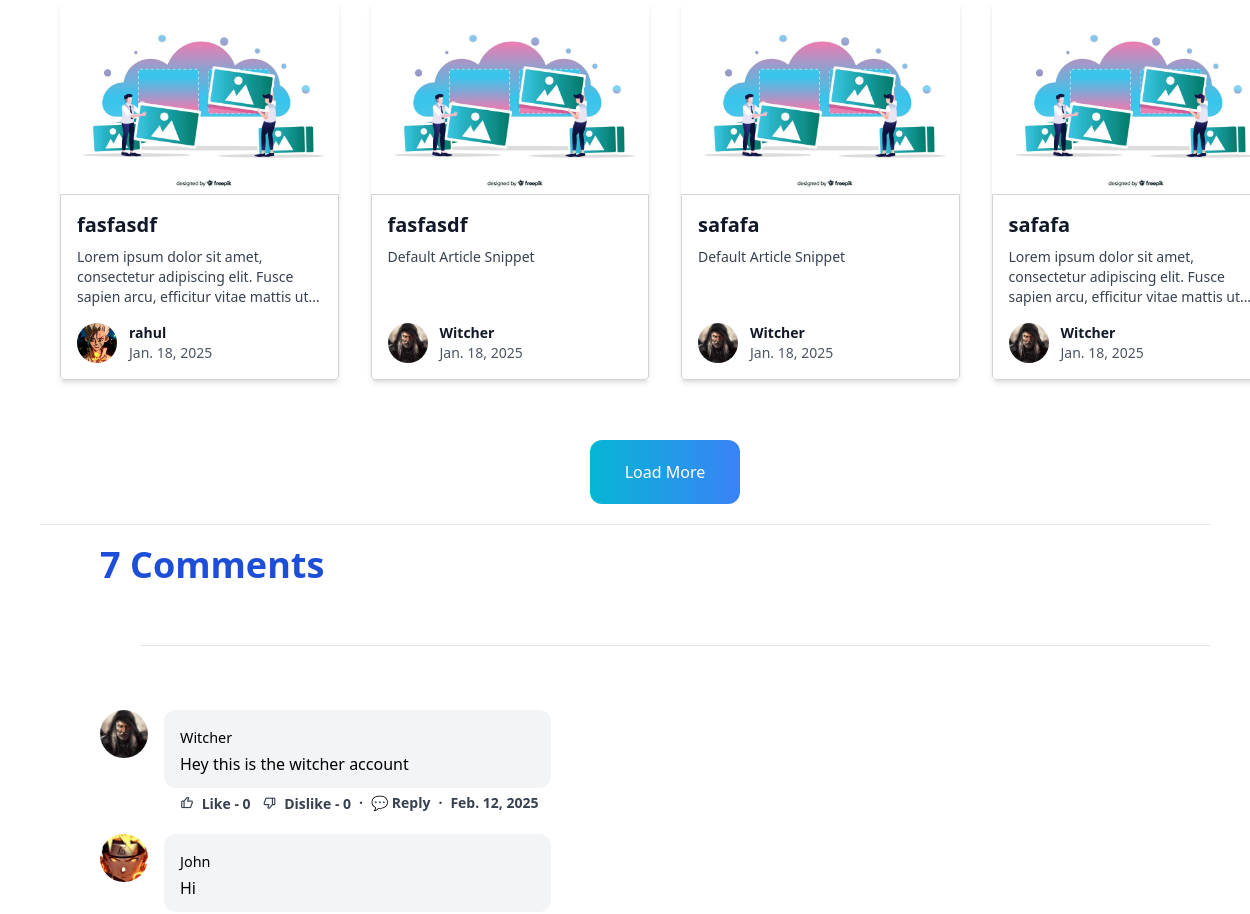
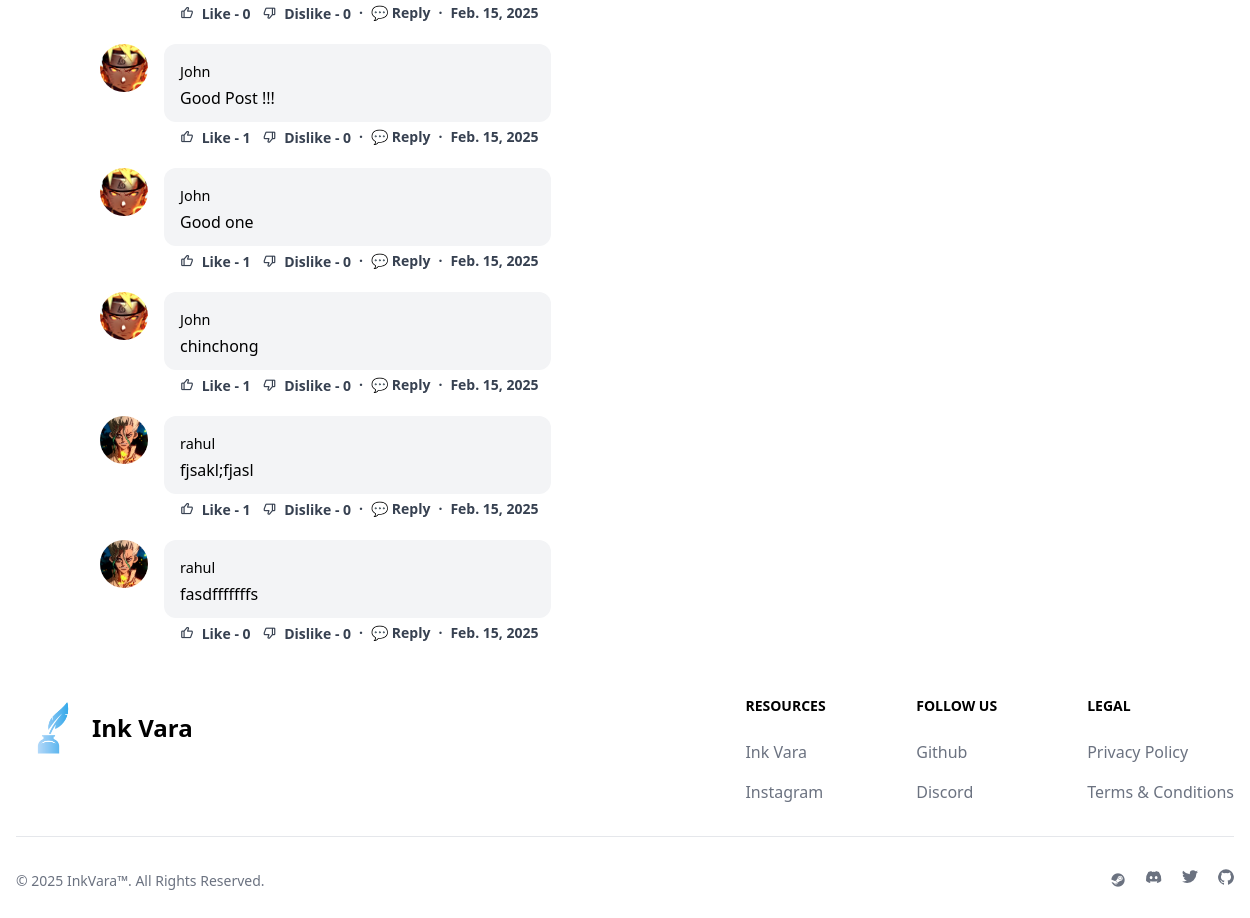
The app's page /blogarea/article/5/ (lower part), older data (2 pictures, top to bottom).
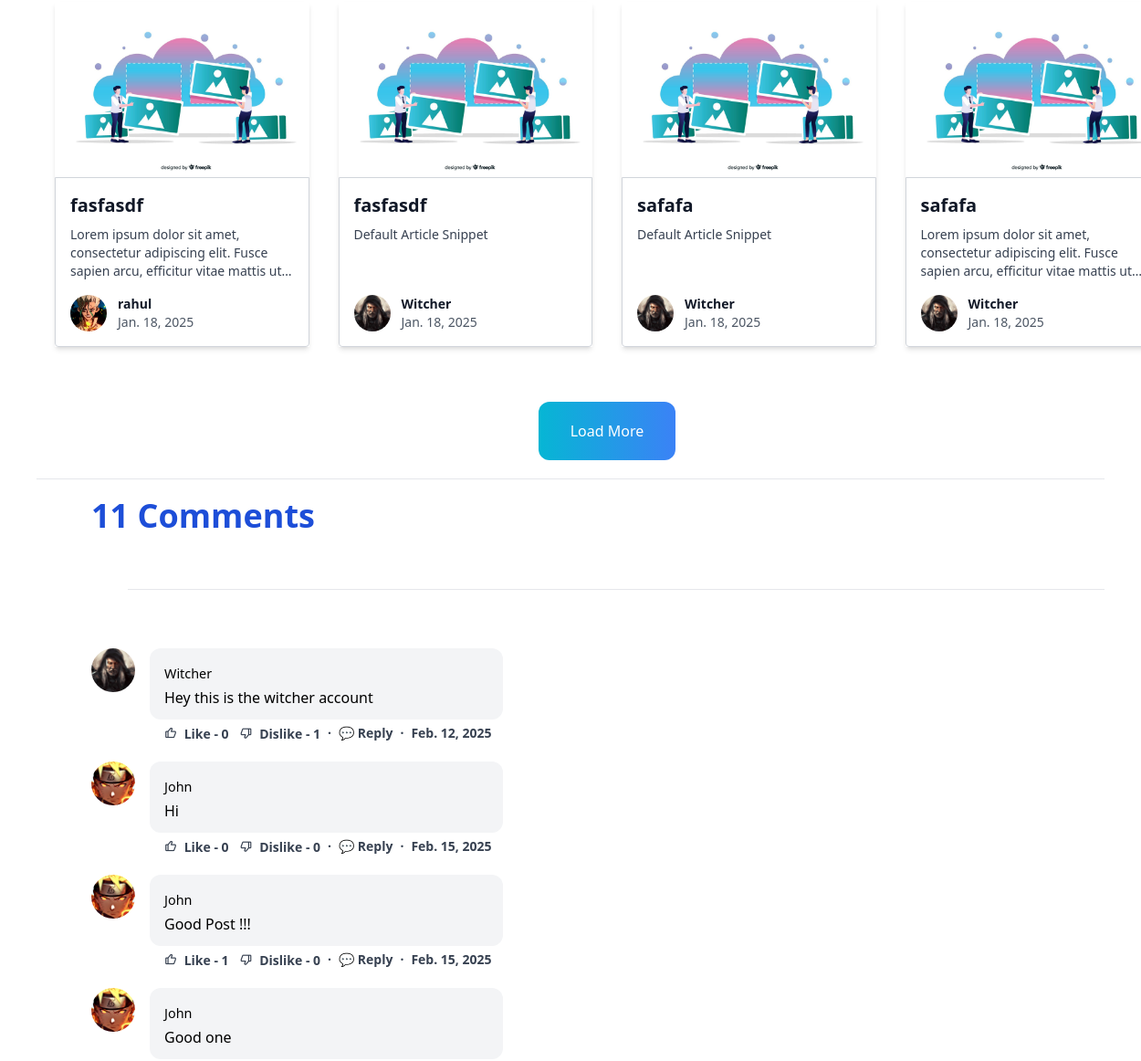
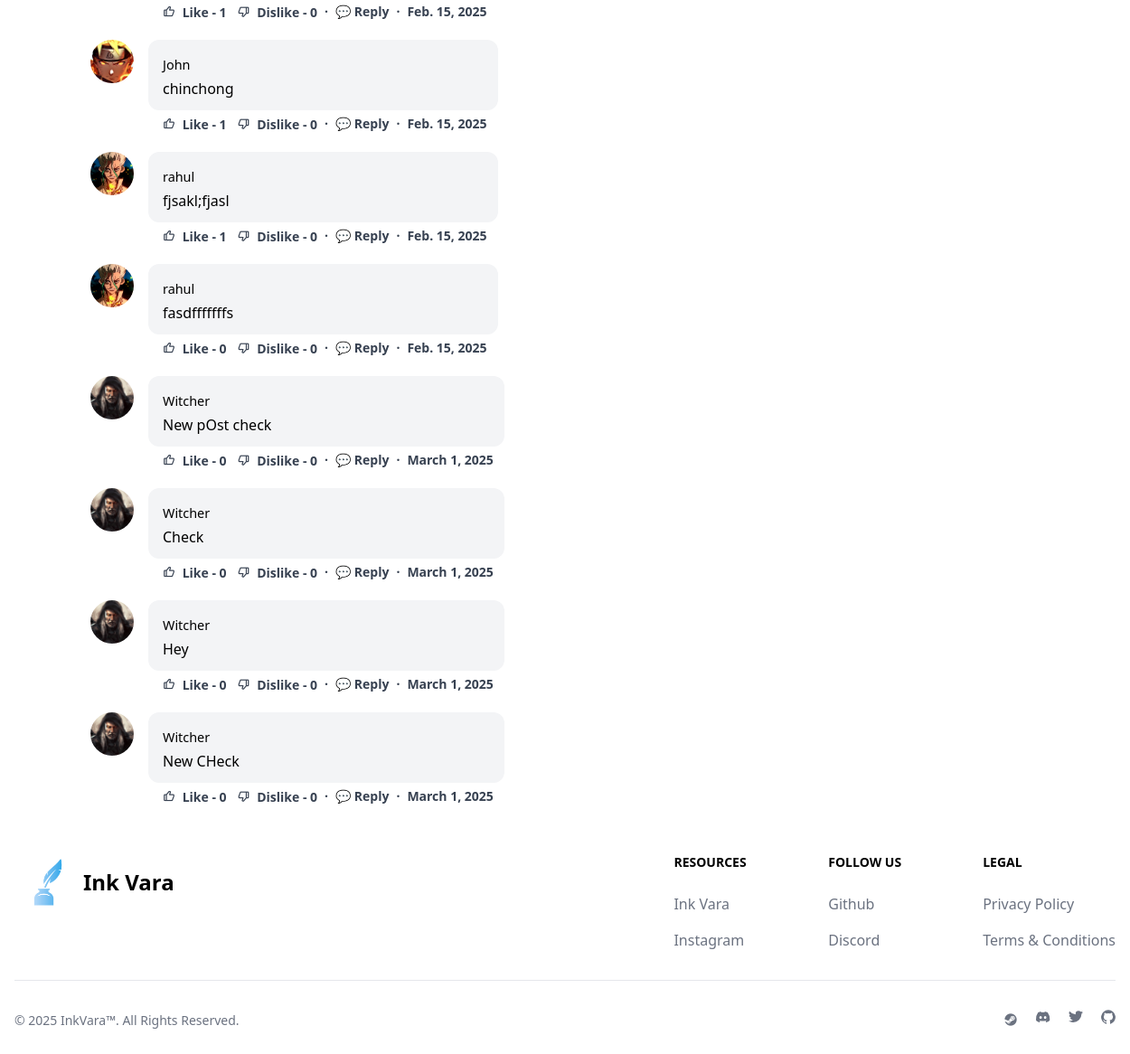
The same page, newer data (2 pictures, top to bottom).
### blogarea/models.py (models this page shows, shortened)
class Post(models.Model):
    choices = Category.objects.all().values_list('name','name')
    title = models.CharField(max_length=255)
    author = models.ForeignKey(User,on_delete=models.CASCADE,null=True,blank=True)
    post_date = models.DateField(auto_now_add=True)
    hashtags = models.TextField(max_length=200,null=True)
    category = models.CharField(choices=choices,max_length=255,default="Uncategorized")
    articleSnippet = models.CharField(max_length=50)
    thumbnail = models.ImageField(upload_to='thumbnail/',null=True,blank=True, default='thumbnail/thumbnail.jpg')
    like = models.ManyToManyField(User,related_name='blog_posts',null=True,blank=True)
    tags = models.ManyToManyField("Hashtag",related_name="posts",null=True,blank=True)
    body = RichTextField(blank=True,null=True)
    def total_likes(self):
        return self.like.count()
    def word_count(self):
        text_content = strip_tags(self.body)
        return len(text_content.split())

class Profile(models.Model):
    user = models.OneToOneField(User,null=True,on_delete=models.CASCADE)
    profileImage = models.ImageField(upload_to='profile_pics',null=True,blank=True,default="profile_pics/default_profile_pic.jpg")
    profileBackground = models.ImageField(upload_to='profile_background',null=True,blank=True)
    bio = models.TextField()
    blogcaption = models.CharField(max_length=150,null=True,blank=True,default="Former Adventurer turned full-time Dad moonlighting as an author")
    contact = PhoneNumberField(blank=True, null=True)
    location = models.CharField(max_length=150,null=True,blank=True,default="Earth")
    occupation = models.CharField(max_length=50,null=True,blank=True,default="Occupation")
    industry = models.CharField(max_length=50,null=True,blank=True,default="Industry")
    position = models.CharField(max_length=50,null=True,blank=True,default="position")
    skills = models.TextField(null=True,blank=True,help_text="Enter your skills separated by commas")
    education = models.TextField(null=True,blank=True)
    twitter_link = models.URLField(max_length=200,null=True,blank=True,default="https://x.com/")
    instagram_link = models.URLField(max_length=200,null=True,blank=True,default="https://instagram.com/")
    youtube_link = models.URLField(max_length=200,null=True,blank=True,default="https://youtube.com/")

class Comment(models.Model):
    post = models.ForeignKey(Post,null=True,on_delete=models.CASCADE,related_name='comments')
    user = models.ForeignKey(User,null=True,on_delete=models.CASCADE)
    body = models.TextField()
    comment_date = models.DateField(auto_now_add=True)
    likes = models.ManyToManyField(User,related_name='liked_comment',blank=True,default=0)
    dislikes = models.ManyToManyField(User,related_name='disliked_comment',blank=True)
    def total_likes(self):
        return self.likes.count()
    def total_dislikes(self):
        return self.dislikes.count()

### blogarea/views.py (the view, shortened to what this page needs)
# urls.py: path('article/<int:pk>/', ArticleDetailView.as_view(), name="ArticleDetailView"),
class ArticleDetailView(DetailView,FormMixin):
    model = Post
    template_name = 'article_Detail.html'
    form_class = CommentForm
    def get_context_data(self, *args, **kwargs):
        context = super(ArticleDetailView, self).get_context_data(*args, **kwargs)
        posts = Post.objects.annotate(like_count=Count('like')).order_by('-like_count')
        current_post = get_object_or_404(Post,id=self.kwargs['pk'])
        related_posts = posts.filter(Q(category=current_post.category) | Q(tags__tag__in=current_post.tags.all()) ).exclude(id=current_post.id)
        total_words = current_post.word_count()
        total_likes = current_post.total_likes()
        has_liked = self.request.user in current_post.like.all() if self.request.user.is_authenticated else False
        comments = Comment.objects.filter(post_id = current_post.id)
        comments_number = comments.count()
        context['current_post'] = current_post
        context['comments_number'] = comments_number
        context['comments'] =  list(comments.filter(user=self.request.user)) + list(comments.exclude(user=self.request.user).order_by('-comment_date')) if self.request.user.is_authenticated else list(comments)
        context['form'] = self.get_form()
        context['has_liked'] = has_liked
        context['related_posts'] = related_posts[:4]
        context['posts'] = posts
        context['total_likes'] = total_likes
        context['total_words'] = total_words
        return context

### blogarea/templates/article_Detail.html (shortened to what this page needs)
{% load static tailwind_tags %}
<!DOCTYPE html>
<html lang="en" class="w-full">
  <head>
    <link
      href="https://unpkg.com/boxicons@2.1.4/css/boxicons.min.css"
      rel="stylesheet"
    />
    {% tailwind_css %} {% load static %}
  </head>
  <body class="min-h-screen w-full flex flex-col overflow-x-hidden">
    {% include 'nav.html' %}
    <div class="flex-grow grid grid-rows-[400px_auto] min-h-[800px]">
      <div
        class="ml-0 sm:ml-10 w-full flex justify-center flex-col items-center"
      >
        <div
          id="cardContainer"
          class="grid grid-cols-1 md:grid-cols-4 sm:grid-cols-3 gap-8 w-full pb-10 px-5"
        >
          {% for post in related_posts%} {% include 'cards.html'%} {% endfor %}
        </div>
        {% if comments_number %}
        <button
          id="load-more"
          class="text-white bg-gradient-to-r from-cyan-500 to-blue-500 hover:bg-gradient-to-bl focus:ring-4 focus:outline-none focus:ring-cyan-300 p-5 w-[150px] my-5 rounded-xl"
        >
          Load More
        </button>
        {% include 'load-more.html'%} {% endif %}
      </div>
    </div>
    <div class="flex-grow flex flex-col pb-5">
      <hr class="mx-10 mb-5" />
      {% if comments_number %}
      <h1 class="text-4xl text-blue-700 pl-4 font-semibold mb-5 ml:pl-[100px]">
        {{comments_number}}&nbsp;Comments
      </h1>
      {% endif %}
      <div class="pl-4 ml:pl-[100px] relative">
        <hr class="mx-10 mt-10" />
        <br />
        <div class="mt-10 gap-5 flex flex-col" id="comments">
          {% for comment in comments %}
          {% if comment.post == current_post %}
          {% include 'comment_bubble.html'%}
          {% endif %} {% endfor %}
        </div>
      </div>
    </div>
    {% include 'footerCode.html' %} {% include 'comment.html'%}
  </body>
</html>

### blogarea/templates/cards.html (shortened to what this page needs)
<div
  class="max-w-sm w-full shadow-md hover:scale-[1.05] transition-transform duration-300 flex flex-col"
>
  <div
    class="h-48 bg-cover rounded-t text-center overflow-hidden"
    style="background-image: url('{% if post.thumbnail %}{{ post.thumbnail.url }}{% else %}/media/thumbnail/thumbnail.jpg{% endif %}')"
    title="{{ post.title }}"
  ></div>
  <div
    class="blog-cards border border-gray-300 bg-white rounded-b p-4 flex flex-col justify-between flex-grow"
  >
    <div class="mb-4">
      <a href="{% url 'ArticleDetailView' post.id %}">
        <h3 class="text-gray-900 font-bold text-xl hover:text-cyan-600">
          {{ post.title }}
        </h3>
      </a>
      <p class="text-gray-700 text-sm line-clamp-3">
        {{ post.articleSnippet }}
      </p>
    </div>
    <div class="flex items-center">
      <a
        href="{% url 'show_profile_page' post.author.profile.id %}"
        class="flex items-center"
      >
        <img
          class="w-10 h-10 rounded-full mr-3"
          src="{% if post.author.profile.profileImage %}{{ post.author.profile.profileImage.url }}{% else %}/media/thumbnail/thumbnail.jpg{% endif %}"
          alt="Author Image"
        />
        <div class="text-sm">
          <p class="text-gray-900 font-semibold">{{ post.author }}</p>
          <p class="text-gray-600">{{ post.post_date }}</p>
        </div>
      </a>
    </div>
  </div>
</div>

### blogarea/templates/comment_bubble.html (shortened to what this page needs)
<div class="flex items-center space-x-2 md:space-x-4">
  <div class="flex flex-shrink-0 self-start cursor-pointer">
    <img
      src="{{comment.user.profile.profileImage.url}}"
      alt=""
      class="h-8 w-8 md:h-12 md:w-12 object-cover rounded-full"
    />
  </div>
  <div class="flex items-center justify-center space-x-2 md:space-x-3">
    <div class="block">
      <div class="bg-gray-100 w-auto rounded-xl px-2 py-2 md:px-4 md:py-3">
        <div class="font-medium text-sm md:text-lg">
          <a href="#" class="hover:underline">
            <small>{{comment.user.username}}</small>
          </a>
        </div>
        <div class="text-xs md:text-base">{{comment.body}}</div>
      </div>
      <div
        class="flex justify-start items-center text-xs md:text-sm w-full mt-1"
      >
        <div
          class="font-semibold text-gray-700 px-2 md:px-3 flex items-center space-x-1 md:space-x-2"
        >
          <button class="like-btn" data-id="{{comment.id}}">
            <i
              class="bx bx-like hover:text-white hover:bg-blue-600 p-1 rounded-md"
            ></i>
            Like -
            <span id="like-count-{{comment.id}}"
              >{{ comment.total_likes }}</span
            >
          </button>
          <button class="dislike-btn" data-id="{{comment.id}}">
            <i
              class="bx bx-dislike hover:text-white hover:bg-red-600 p-1 rounded-md"
            ></i>
            Dislike -
            <span id="dislike-count-{{comment.id}}"
              >{{ comment.total_dislikes }}</span
            >
          </button>
          <span class="self-center">·</span>
          <a href="#" class="hover:underline"><strong>💬 Reply</strong></a>
          <span class="self-center">·</span>
          <a href="#" class="hover:underline"
            ><strong>{{ comment.comment_date }}</strong></a
          >
        </div>
      </div>
    </div>
  </div>
</div>

Row changes from the older to the newer data that the page shows:
computed for Comment "Hey this is the witcher account": total_dislikes "0" → "1"
added Comment: user.profile.profileImage (picture), user.username "Witcher", body "New pOst check", total_likes "0", total_dislikes "0", comment_date "March 1, 2025"
added Comment: user.profile.profileImage (picture), user.username "Witcher", body "Check", total_likes "0", total_dislikes "0", comment_date "March 1, 2025"
added Comment: user.profile.profileImage (picture), user.username "Witcher", body "Hey", total_likes "0", total_dislikes "0", comment_date "March 1, 2025"
added Comment: user.profile.profileImage (picture), user.username "Witcher", body "New CHeck", total_likes "0", total_dislikes "0", comment_date "March 1, 2025"
Text that changed along with them:
{{ comments_number }}: "7" → "11"
